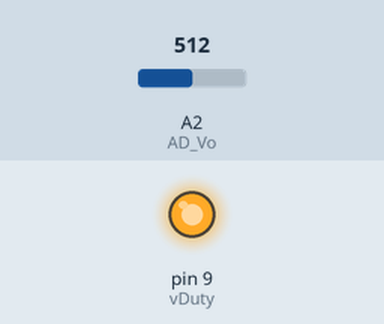
Recording of a sketch running on a simulated Arduino Uno, built with avr-gcc and run on an emulated ATmega328P. On the bench: output pins drawn as LEDs (lit = HIGH). The test bench sets the inputs (shaded band); at power-on: A2 (AD_Vo) = 512.

Above: at 0.8 s.
0.9 s: A2 (AD_Vo) set to 716
At 2.1 s:
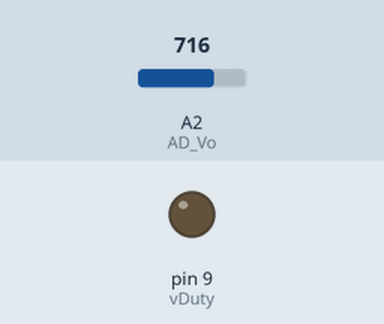
2.8 s: A2 (AD_Vo) set to 306
At 4.5 s:
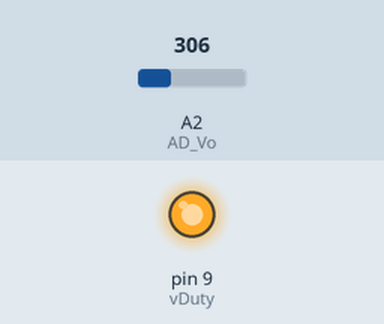
5.3 s: A2 (AD_Vo) set to 900
At 7.9 s:
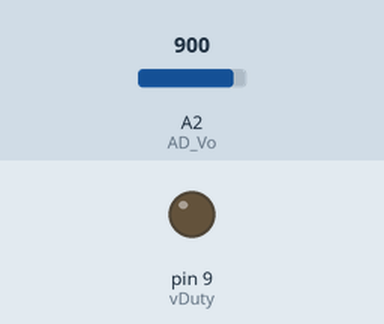
Timing chart, 0 to 9.4 s (numbered marks = the images above; inputs shaded):
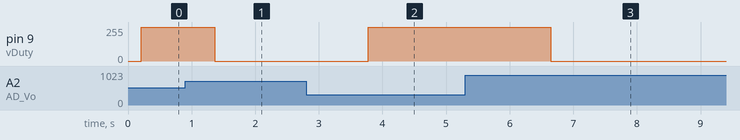

The sketch:

VReg.ino
```cpp
#include "FakePID.h"

#define VREG_AIM_VOLTAGE 13.85f
#define VREG_LIMIT_VOLTAGE 13.9
#define AD2VO_COEF 0.0244f

#define MC_PWM_TO_PFM_FLIPCOUNT 2048
#define MC_PFM_TO_PWM_FLIPCOUNT 2048
#define MODE_PFM 1
#define MODE_PWM 0

#define AD_Vo 2
#define vDuty 9

#define FLIPCTR_MAX (int16_t)32700

void setup()
{
	float readVo = 0.0;
	float flipTiming = 0.0;
	float duty = 0.0;

	int16_t flipTiming_u16 = 0;
	int16_t flipctr = 0;
	uint16_t mcCount = 0;
	uint32_t ctrlStatus = 0;
	uint8_t modeStatus = 0;

	FPID_GainSet gainUsingPFM = {2.0f, 0.00002f, 0.02f, 0};
	FPIDController ctrlPFM;
	FPIDConfig cnfUsingPFM(gainUsingPFM);

	FPID_GainSet gainUsingPWM = {0.01f, 0.0001f, 0.01f, 0};
	FPIDController ctrlPWM;
	FPIDConfig cnfUsingPWM(gainUsingPWM);

	pinMode(vDuty, OUTPUT);
	digitalWrite(vDuty, LOW);
	flipctr = 0;
	ADCSRA = ADCSRA & 0b11111010;

	while (1)
	{
		readVo = (float)(analogRead(AD_Vo)) * AD2VO_COEF;
		if(modeStatus == MODE_PFM)
		{
			ctrlPFM.control(cnfUsingPFM, VREG_AIM_VOLTAGE, readVo, &flipTiming);
			if(flipTiming > ((float)FLIPCTR_MAX-1.0f))
			{
				flipTiming = (float)FLIPCTR_MAX;
			}
			flipTiming_u16 = FLIPCTR_MAX - (int16_t)flipTiming;

			if(flipTiming_u16 < 1)
			{
				flipTiming_u16 = 1;
			}

			if((flipTiming_u16-flipctr) <= 0)
			{
				analogWrite(vDuty, 255);
				flipctr = 0;
			}
			else
			{
				analogWrite(vDuty, 0);
				flipctr++;
			}
			if(flipTiming_u16 > MC_PFM_TO_PWM_FLIPCOUNT)
			{
				modeStatus = MODE_PWM;
			}
		}
		else if(modeStatus == MODE_PWM)
		{
			ctrlPWM.control(cnfUsingPWM, VREG_AIM_VOLTAGE, readVo, &duty);
			if (duty >= 255.0f)
			{
			duty = 255.0f;
			}
			if (duty <= 0.0f)
			{
			duty = 0.0f;
			}
			analogWrite(vDuty, (uint8_t)duty);
			if((duty==255)&&(readVo<VREG_AIM_VOLTAGE))
			{
				mcCount++;
				if(mcCount > MC_PWM_TO_PFM_FLIPCOUNT)
				{
					modeStatus = MODE_PFM;
					mcCount = 0;
				}
			}
		}
		else
		{
			analogWrite(vDuty, 0);
		}
	}
}

void loop() {}
```

FakePID.h
```cpp
/*
 * FakePID.h
 * (疑似かもしれない)PID制御用の宣言・実装類
 */

#ifndef FAKEPID_HEADER_INCLUDED
#define FAKEPID_HEADER_INCLUDED

#include "stdint.h"
#include "stdlib.h"

#define GAIN_DIFF_DEFAULT 0.6f
#define GAIN_PROP_DEFAULT 0.6f
#define GAIN_INTEG_DEFAULT 0.0001f
#define INTEG_RESET_COUNT_DEFAULT 10000

#define FPID_EL_REACHED_LIMIT 0xFFFFFFFF
#define FPID_EL_UNDER_LIMIT 0x00000000

/*
 * 構造体・メンバ説明
 * FPID_GainSet：PID制御のゲインを決める
 * float GSetP：P(比例)ゲイン
 * float GSetI：I(積分)ゲイン
 * float GSetD：D(微分)ゲイン
 * int32_t resetCount：I制御に係る積算のリセットを行うタイミングの設定
 */
typedef struct
{
    float GSetP;
    float GSetI;
    float GSetD;
    int32_t resetCount;
}FPID_GainSet;

/*
 * クラス説明
 * FPIDConfig：設定されたPID制御のゲインの情報を格納する
 * publicメンバ
 *  float PGain：P(比例)ゲイン
 *  float IGain：I(積分)ゲイン
 *  float DGain：D(微分)ゲイン
 *  int32_t integResetCount：I制御に係る積算のリセットを行うタイミングの設定
 *  FPIDConfig()：コンストラクタ
 *                マクロによって宣言された標準値に従ってゲインの設定をする
 *  FPIDConfig(FPID_GainSet gs)：コンストラクタ
 *                               引数"FPID_GainSet gs"によってゲインを設定する
 */
class FPIDConfig
{
    public:
        float PGain;
        float IGain;
        float DGain;
        int32_t integResetCount;

        FPIDConfig()
        {
            PGain = GAIN_PROP_DEFAULT;
            IGain = GAIN_INTEG_DEFAULT;
            DGain = GAIN_DIFF_DEFAULT;
            integResetCount = INTEG_RESET_COUNT_DEFAULT;
        }

        FPIDConfig(FPID_GainSet gs)
        {
            PGain = gs.GSetP;
            IGain = gs.GSetI;
            DGain = gs.GSetD;
            integResetCount = gs.resetCount;
        }
};

/*
 * クラス説明
 * FPIDController：制御対象にPID制御を行う
 * publicメンバ：
 *  FPIDController()：コンストラクタ
 *                    privateメンバの初期化を行う
 *  control(FPIDConfig cnf, float aimVal, float observedVal, float* ctrlTarget)：PID制御を行う。※cnf.integResetCountが 0 の時は、積算をリセットしない
 *      引数説明：
 *          FPIDConfig cnf：ゲインの情報
 *          float aimVal：制御目標値
 *          float observedVal：観測値
 *          float* ctrlTarget：操作対象変数へのポインタ(例：操作対象が float ct のとき &ctを渡す)
 *  extLimited(FPIDConfig cnfEL, float aimValEL, float observedValEL, float* ctrlTargetEL, float extLim)
 *      ：PID制御を行う他、観測値が上限を超えていないか確認する。上限を超えた場合、何もせず FPID_EL_REACHED_LIMIT を返す
 *      引数説明：
 *          FPIDConfig cnfEL：ゲインの情報
 *          float aimValEL：制御目標値
 *          float observedValEL：観測値
 *          float* ctrlTargetEL：操作対象変数へのポインタ(例：操作対象が float ct のとき &ctを渡す)
 *          float extLim：設定上限値
 *      返り値：
 *          FPID_EL_REACHED_LIMIT：上限に達した
 *          FPID_EL_UNDER_LIMIT：上限以下である
 * privateメンバ：
 *  float a2oDiff_P：1回前の操作における目標値と観測値の差
 *  float a2oDiff_N：目標値と観測値の差
 *  float IntDif：積算誤差(積分)
 *  int32_t IntDifCount：積算回数
 */
class FPIDController
{
    private:
        float a2oDiff_P;
        float a2oDiff_N;
        float IntDif;
        int32_t IntDifCount;

    public:
        FPIDController()
        {
            a2oDiff_P = 0.0f;
            a2oDiff_N = 0.0f;
            IntDif = 0.0f;
            IntDifCount = 0;
        }

        void control(FPIDConfig cnf, float aimVal, float observedVal, float* ctrlTarget)
        {
            a2oDiff_P = a2oDiff_N;
            a2oDiff_N = aimVal - observedVal;
            IntDif += a2oDiff_N;
            *ctrlTarget += (a2oDiff_N*cnf.PGain)+((a2oDiff_N-a2oDiff_P)*cnf.DGain)+(IntDif*cnf.IGain);
            if((IntDifCount >= cnf.integResetCount)&&(cnf.integResetCount != 0))
            {
                IntDif = 0.0;
                IntDifCount = 0;
            }
        }

        uint32_t extLimited(FPIDConfig cnfEL, float aimValEL, float observedValEL, float* ctrlTargetEL, float extLim)
        {
            if(observedValEL > extLim)
            {
                return FPID_EL_REACHED_LIMIT;
            }
            else
            {
                control(cnfEL, aimValEL, observedValEL, ctrlTargetEL);
                return FPID_EL_UNDER_LIMIT;
            }
        }
};
#endif
```

Measured:
- after the input at 0.9 s, pin 9 (vDuty): 255/255 → 254/255 after 0.33 s, → 0/255 0.13 s later
- after the input at 2.8 s, pin 9 (vDuty): 0/255 → 255/255 after 0.98 s
- after the input at 5.3 s, pin 9 (vDuty): 255/255 → 0/255 after 1.3 s
